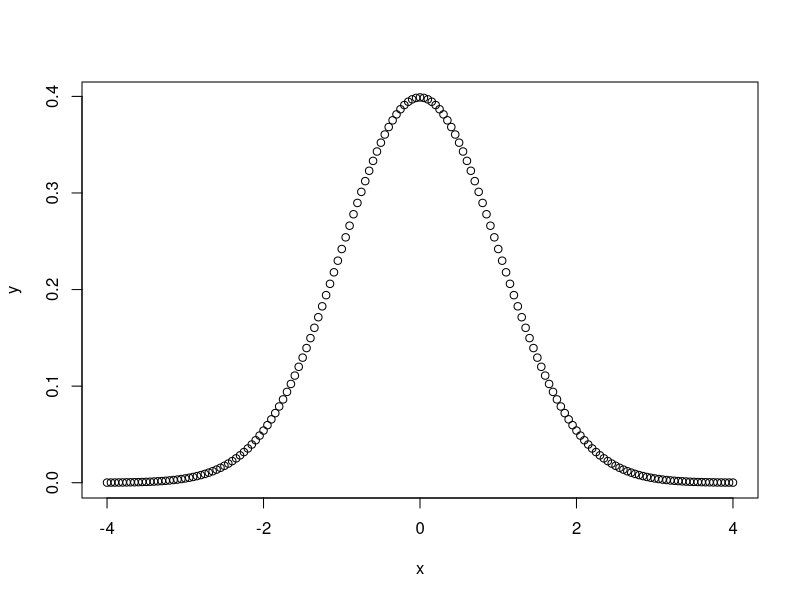
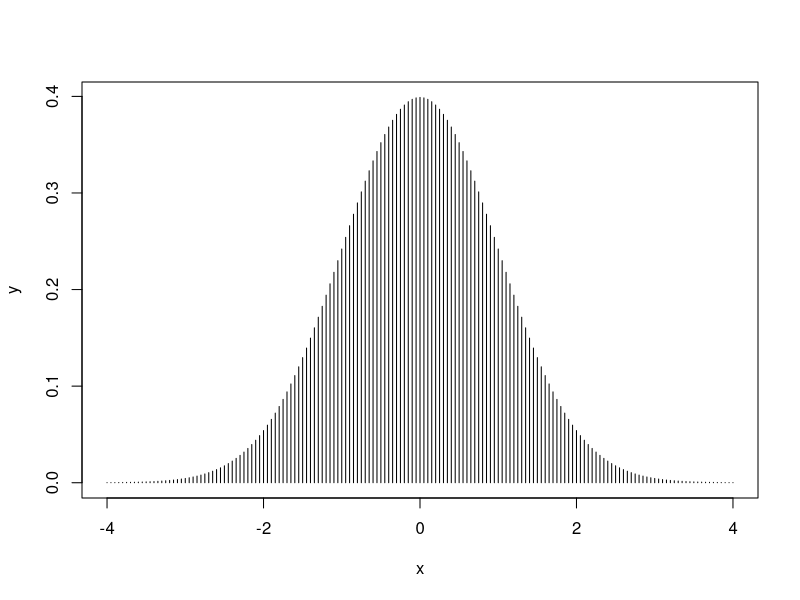
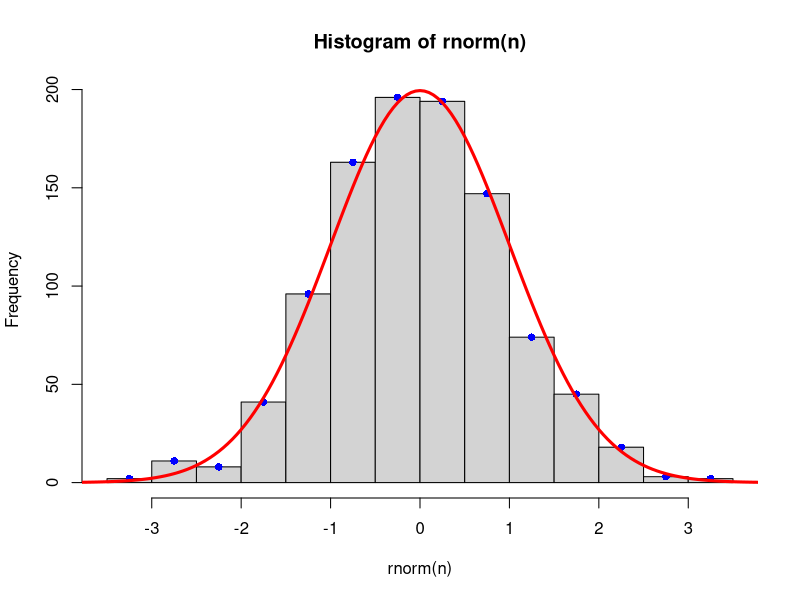
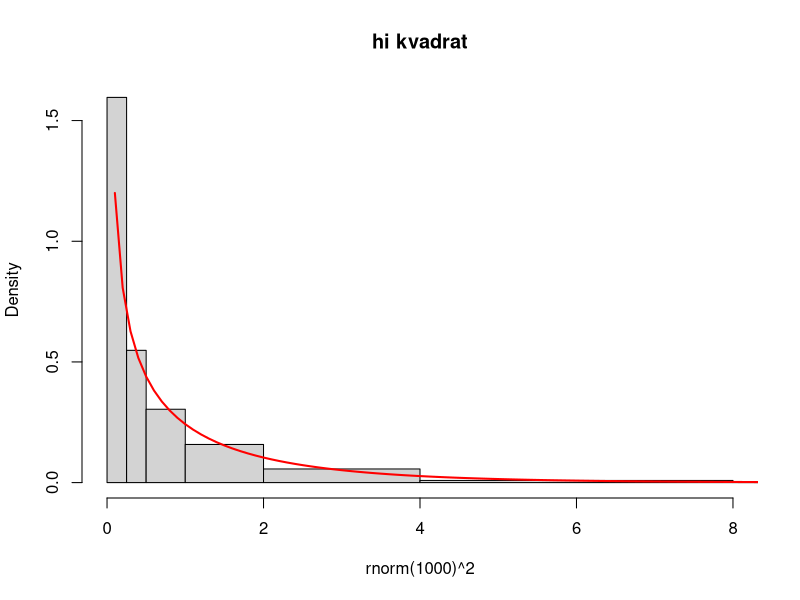
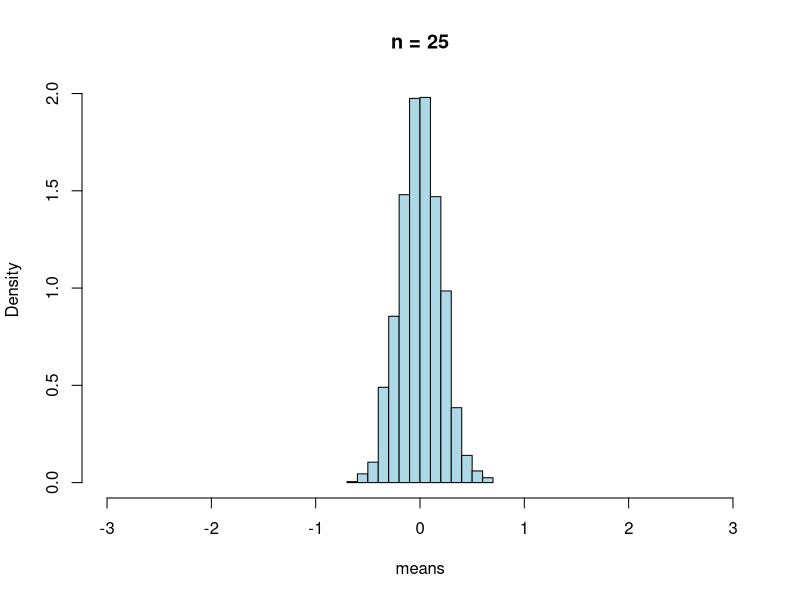
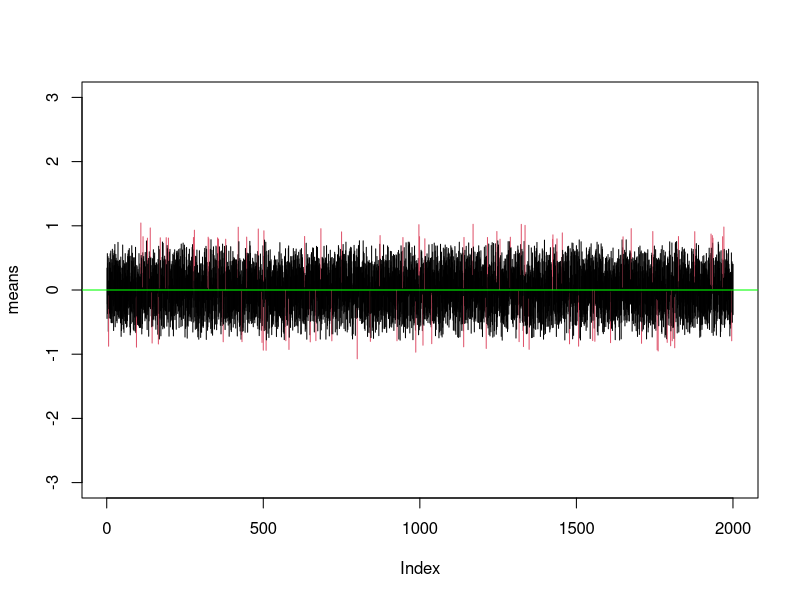
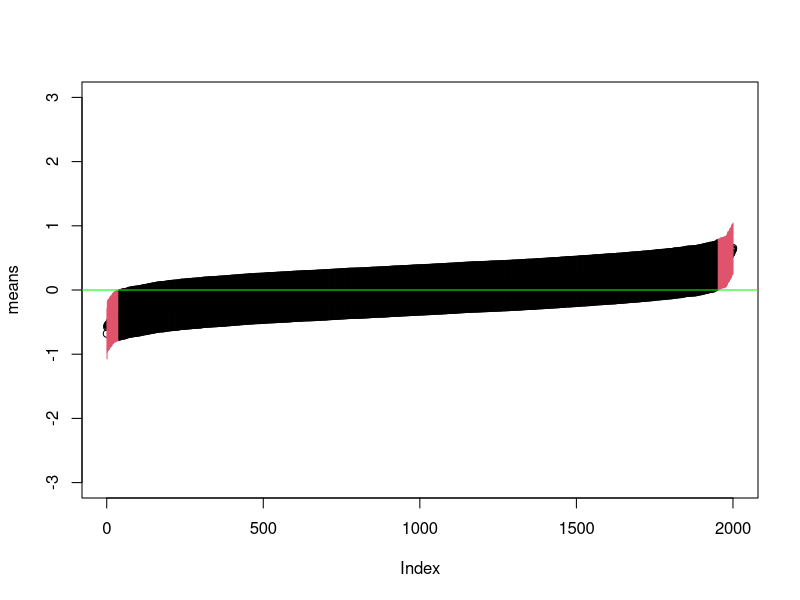
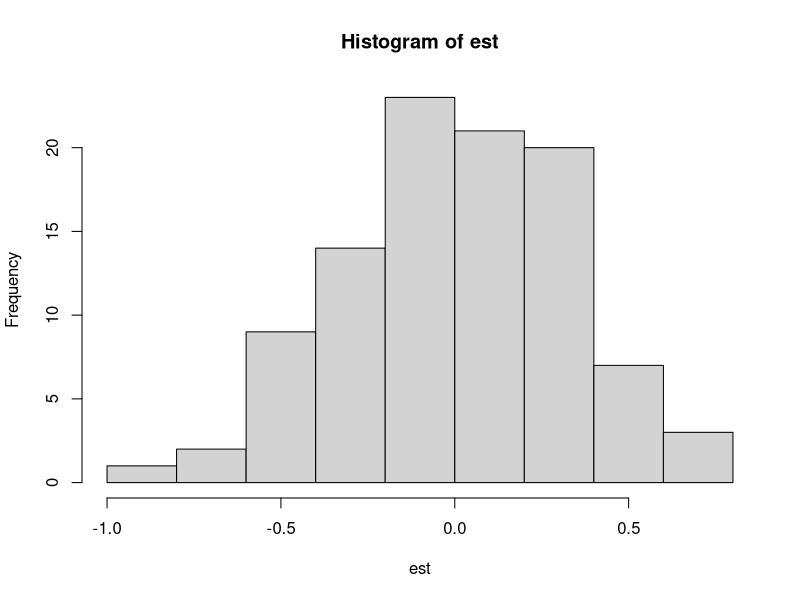

R code for these plots, in order:
## ---- chunk 1
knitr::opts_chunk$set(echo = TRUE)
## ---- chunk 2
se <- function(x, na.rm=FALSE){
  if(na.rm) {x <- x[!is.na(x)]
  warning("Odstranil bom podatke!!!")
  }
  n <- length(x)
  se <- sd(x, na.rm=na.rm)/sqrt(n)
  return(se)
  
  }
## ---- chunk 3
se
## ---- chunk 4
x <- c(1,2,5,6,NA)
sd(x)
sd(x,na.rm=TRUE)
se(x)
se(x,na.rm=TRUE)
se(x,na.rm=TRUE)==sd(x,na.rm=TRUE)/sqrt(sum(!is.na(x)))
## ---- chunk 5
dx <- 0.05
x <- seq(-4,4,dx)
y <- dnorm(x)
plot(x,y)
plot(x,y,type="h")  # type je lahko tudi npr. l, b
## ---- chunk 6
sum(y)
sum(y)*dx
## ---- chunk 7
rnorm(9)
## ---- chunk 8
set.seed(1234)
rnorm(9)
rnorm(9)
set.seed(1234)
rnorm(9)
## ---- chunk 9
n <- 1000
h <- hist(rnorm(n))
str(h)
points(h$mids,h$counts,col="blue",pch=16)
d <- diff(h$breaks)[1]
lines(x,dnorm(x)*n*d, col="red", lwd=3)
## ---- chunk 10
hist(rnorm(1000)^2,main="hi kvadrat"
     , breaks=c(0,2^(-2:5)),xlim=c(0,8))
x <- seq(0,32,0.1)
lines(x, dchisq(x,1),col="red",lwd=2)
## ---- chunk 11
qnorm(c(0.025,0.5,0.975))
pnorm(c(-1,1))
diff(pnorm(c(-1,1)))
## ---- chunk 12
n <- 9
N <- 10
mu <- 0
sigma <- 1
## ---- chunk 13
mean( rnorm (n ,mean=mu, sd = sigma))
## ---- chunk 14
means <- replicate(N
    , mean( rnorm (n ,mean=mu, sd = sigma))
          )
means
## ---- chunk 15
mean1 <- NULL
for(i in 1:N){
  mean1[i] <- mean( rnorm (n ,mean=mu, sd = sigma))
}
mean1
## ---- chunk 16
mean1 <- NULL
for(i in 1:N){
  mean1 <- c(mean1, mean( rnorm (n ,mean=mu, sd = sigma)))
}
mean1
## ---- chunk 17
mean1 <- numeric(N)
for(i in 1:N){
  mean1[i] <- mean( rnorm (n ,mean=mu, sd = sigma))
}
mean1
## ---- chunk 18
n <- 25
N <- 2000
mu <- 0
sigma <- 1
## ---- chunk 19
means <- replicate(N, 
      mean( rnorm(n,mu,sigma)))
hist(means,xlim=c(-3,3),freq=FALSE
     ,col="lightblue"
     ,main=paste("n =",n))
## ---- chunk 20
E <- mean( means)
SE <- sd(means)
## ---- chunk 21
cat("Pričakovana vrednost", E
    ,"\nStandardna napaka",SE,"\n")
## ---- chunk 22
u <- means+1.96*sigma/sqrt(n)
l <- means-1.96*sigma/sqrt(n)

## ---- chunk 23
plot(means,ylim=c(-3,3),type="n")
ind <- l*u>mu

segments(1:N,l,1:N,u, col=ind+1)
abline(h=mu,col="green")
## ---- chunk 24
means <- sort(means)
u <- means+1.96*sigma/sqrt(n)
l <- means-1.96*sigma/sqrt(n)
plot(means,ylim=c(-3,3),type="p")
ind <- l*u>mu
segments(1:N,l,1:N,u, col=ind+1)
abline(h=mu,col="green")
## ---- chunk 25
simul <- function(n=9,N=100,stat=mean, distr=rnorm, ...){
  est <- replicate(N,stat ( distr( n, ...)))
  hist(est)
}
## ---- chunk 26
simul()
## ---- chunk 27
simul(stat=mean,distr=runif,min=0,max=10)
